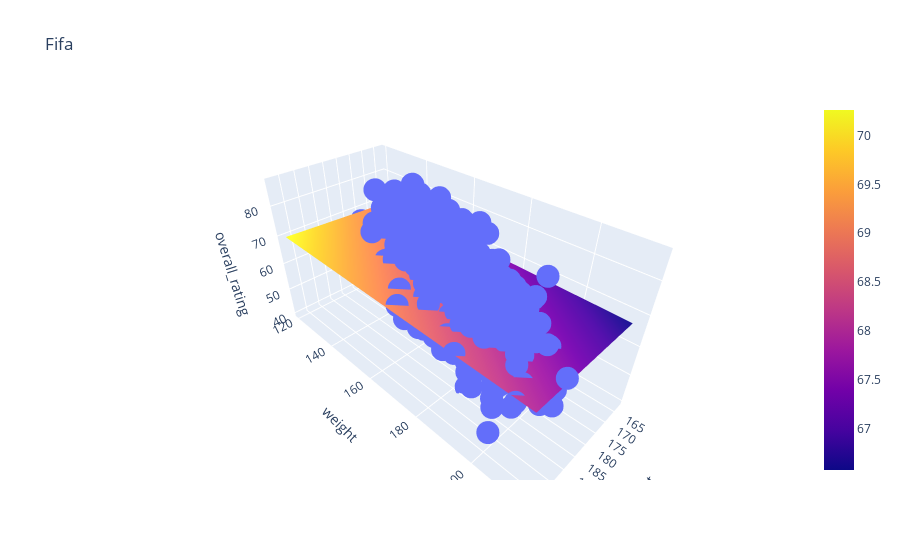

The code cell stored with this chart in its notebook:
### Code cell
%matplotlib widget
regression_3d(
    train,
    x='height', 
    y='weight', 
    z='overall_rating', 
    #text='Month', 
    title='Fifa'
)
